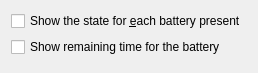
<?xml version="1.0" encoding="UTF-8"?>
<ui version="4.0">
 <class>batteryConfig</class>
 <widget class="QWidget" name="batteryConfig">
  <property name="geometry">
   <rect>
    <x>0</x>
    <y>0</y>
    <width>247</width>
    <height>73</height>
   </rect>
  </property>
  <property name="windowTitle">
   <string>Configure Battery Monitor</string>
  </property>
  <layout class="QVBoxLayout" name="verticalLayout">
   <item>
    <widget class="QCheckBox" name="kcfg_showMultipleBatteries">
     <property name="toolTip">
      <string/>
     </property>
     <property name="text">
      <string>Show the state for &amp;each battery present</string>
     </property>
    </widget>
   </item>
   <item>
    <widget class="QCheckBox" name="kcfg_showRemainingTime">
     <property name="text">
      <string>Show remaining time for the battery</string>
     </property>
    </widget>
   </item>
   <item>
    <spacer name="verticalSpacer">
     <property name="orientation">
      <enum>Qt::Vertical</enum>
     </property>
     <property name="sizeHint" stdset="0">
      <size>
       <width>20</width>
       <height>15</height>
      </size>
     </property>
    </spacer>
   </item>
  </layout>
 </widget>
 <resources/>
 <connections/>
</ui>
